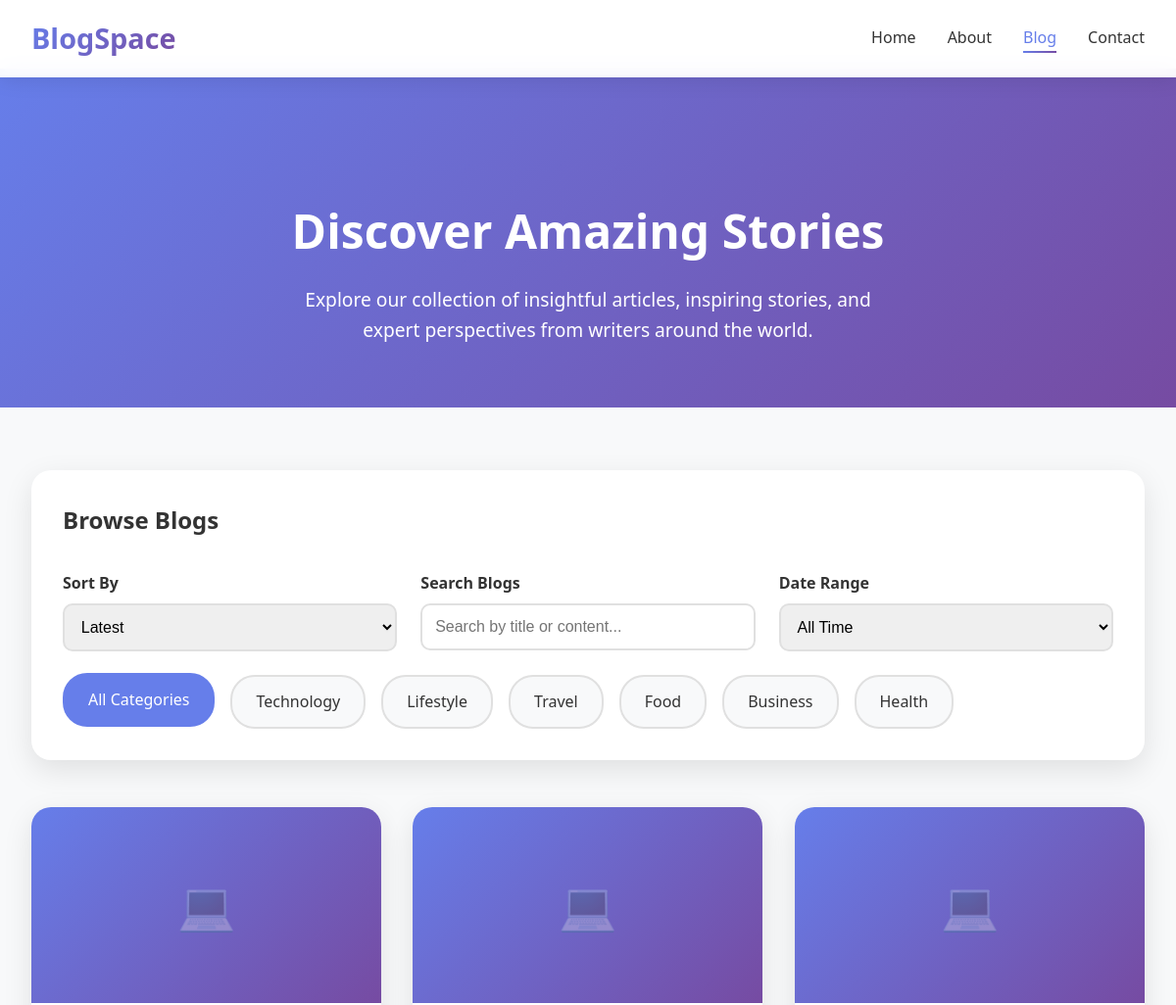
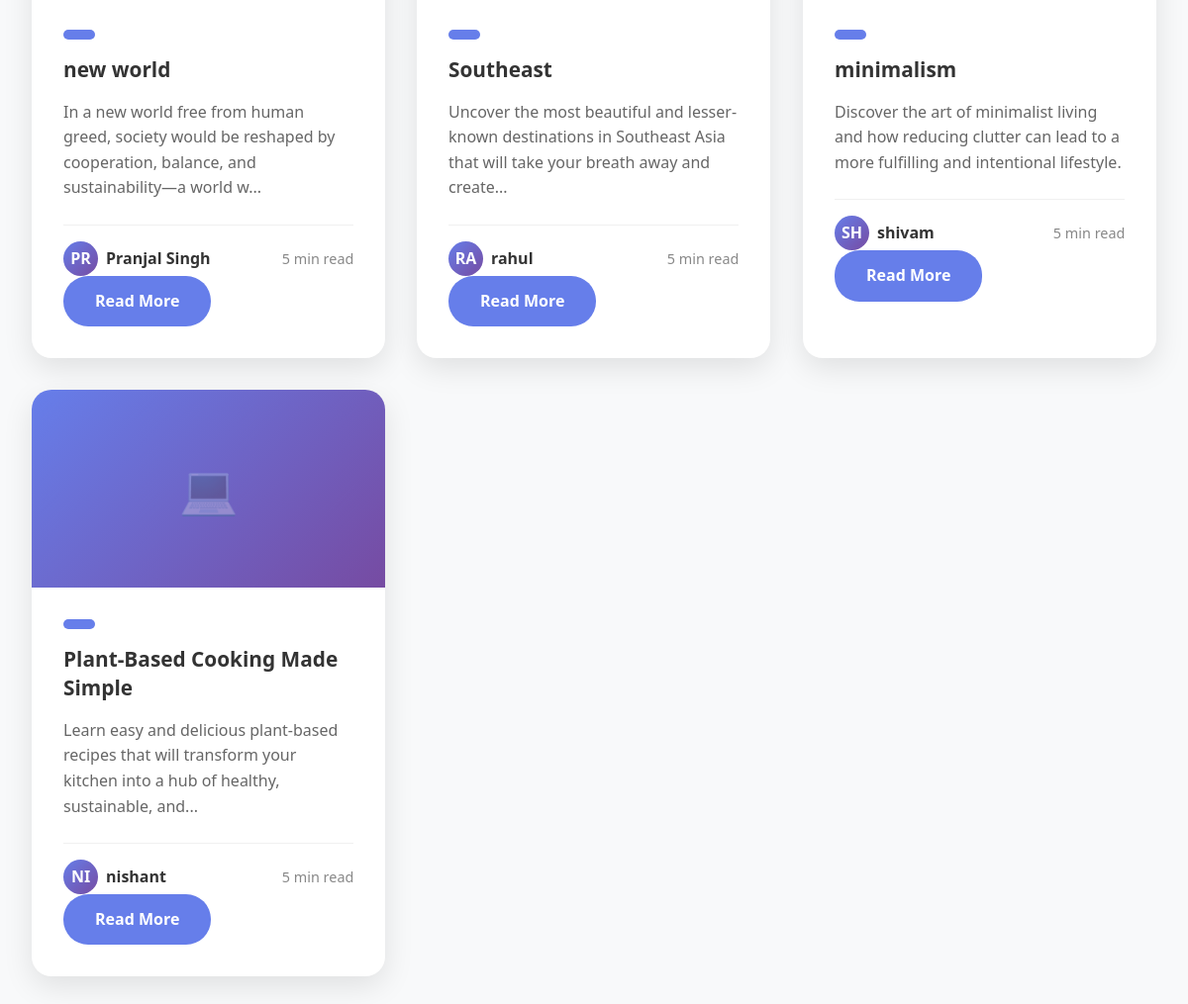
The page /blog/blog (signed in) on the database its author committed (2 pictures, top to bottom).
### database/models.py (models this page shows)
class ArticleData(Base):
    __tablename__ = "articles"
    id = Column(Integer,primary_key=True,index=True)
    content = Column(String)
    title = Column(String)
    author_name=Column(String)
    published= Column(Boolean)
    user_id = Column(Integer,ForeignKey("users.id"))
    user = relationship("UserData",back_populates='items')

### router/router_article.py (the view)
@router.get('/blog', response_class=HTMLResponse)
async def show_all_blogs(request: Request, db: Session = Depends(get_db), current_user: User = Depends(get_current_user)):
    blogs = get_all_article(db)
    return templates.TemplateResponse("blog.html", {"request": request, "blogs": blogs, "current_user": current_user})

### template/blog.html (shortened to what this page needs)
<!DOCTYPE html>
<html lang="en">
<head>
</head>
<body>
    <nav class="navbar">
        <div class="nav-container">
            <a href="index.html" class="logo">BlogSpace</a>
            <ul class="nav-menu">
                <li><a href="/user/home" class="nav-link">Home</a></li>
                <li><a href="#about" class="nav-link">About</a></li>
                <li><a href="#" class="nav-link active">Blog</a></li>
                <li><a href="#contact" class="nav-link">Contact</a></li>
            </ul>
        </div>
    </nav>
    <section class="page-header">
        <h1>Discover Amazing Stories</h1>
        <p>Explore our collection of insightful articles, inspiring stories, and expert perspectives from writers around the world.</p>
    </section>
    <main class="main-content">
        <section class="filters-section">
            <div class="filters-header">
                <h2>Browse Blogs</h2>
            </div>
            <div class="filters-grid">
                <div class="filter-group">
                    <label for="sort-by">Sort By</label>
                    <select id="sort-by">
                        <option value="latest">Latest</option>
                    </select>
                </div>
                <div class="filter-group">
                    <label for="search">Search Blogs</label>
                    <input type="text" id="search" placeholder="Search by title or content..." oninput="filterBlogs()">
                </div>
                <div class="filter-group">
                    <label for="date-range">Date Range</label>
                    <select id="date-range">
                        <option value="all">All Time</option>
                    </select>
                </div>
            </div>
            <div class="category-filters">
                <label for="all" class="category-label">All Categories</label>
                <label for="tech" class="category-label">Technology</label>
                <label for="lifestyle" class="category-label">Lifestyle</label>
                <label for="travel" class="category-label">Travel</label>
                <label for="food" class="category-label">Food</label>
                <label for="business" class="category-label">Business</label>
                <label for="health" class="category-label">Health</label>
            </div>
        </section>
        <section class="blogs-grid">
            {% for blog in blogs %}
            <article class="blog-card">
                <div class="blog-image {{ blog.category|default('tech') }}"></div>
                <div class="blog-content">
                    <div class="blog-meta">
                        <span class="blog-category">{{ blog.category|capitalize }}</span>
                    </div>
                    <h3 class="blog-title">{{ blog.title }}</h3>
                    <p class="blog-excerpt">{{ blog.content|truncate(120, True, '...') }}</p>
                    <div class="blog-footer">
                        <div class="blog-author">
                            <div class="author-avatar">{{ blog.author_name[:2]|upper }}</div>
                            <span class="author-name">{{ blog.author_name }}</span>
                        </div>
                        <span class="read-time">{{ blog.read_time|default('5 min read') }}</span>
                    </div>
                    <a href="#" class="read-more">Read More</a>
                </div>
            </article>
            {% endfor %}
        </section>
    </main>
</body>
</html>

### rows shown on the page
ArticleData: title "new world", content "In a new world free from human greed, society would be reshaped by cooperation, balance, and sustainability—a world w...", author_name "PR", author_name "Pranjal Singh", read_time "5 min read"
ArticleData: title "Southeast", content "Uncover the most beautiful and lesser-known destinations in Southeast Asia that will take your breath away and create...", author_name "RA", author_name "rahul", read_time "5 min read"
ArticleData: title "minimalism", content "Discover the art of minimalist living and how reducing clutter can lead to a more fulfilling and intentional lifestyle.", author_name "SH", author_name "shivam", read_time "5 min read"
ArticleData: title "Plant-Based Cooking Made Simple", content "Learn easy and delicious plant-based recipes that will transform your kitchen into a hub of healthy, sustainable, and...", author_name "NI", author_name "nishant", read_time "5 min read"
